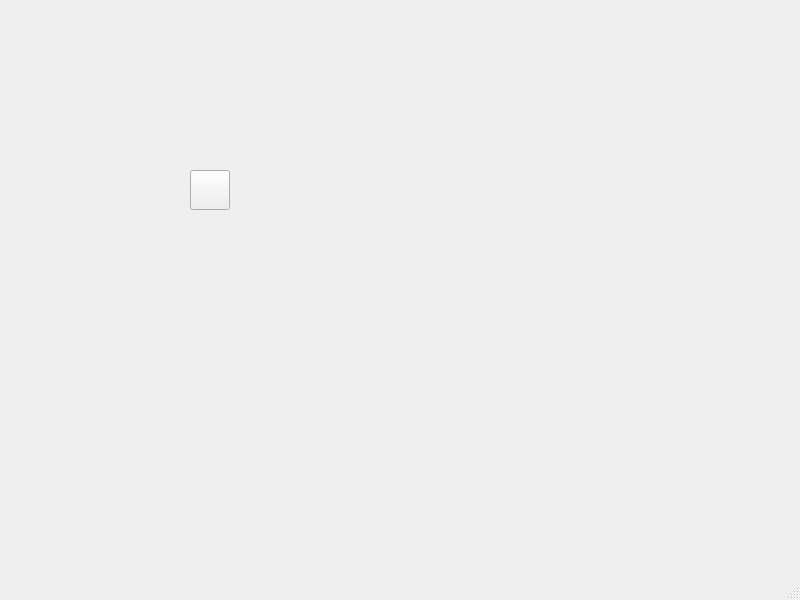
<?xml version="1.0" encoding="UTF-8"?>
<ui version="4.0">
 <class>MainWindow</class>
 <widget class="QMainWindow" name="MainWindow">
  <property name="geometry">
   <rect>
    <x>0</x>
    <y>0</y>
    <width>800</width>
    <height>600</height>
   </rect>
  </property>
  <property name="windowTitle">
   <string>MainWindow</string>
  </property>
  <widget class="QWidget" name="centralwidget">
   <widget class="QPushButton" name="pb">
    <property name="geometry">
     <rect>
      <x>190</x>
      <y>170</y>
      <width>40</width>
      <height>40</height>
     </rect>
    </property>
    <property name="toolTip">
     <string>0,1</string>
    </property>
    <property name="text">
     <string/>
    </property>
    <property name="icon">
     <iconset>
      <normaloff>0.png</normaloff>0.png</iconset>
    </property>
    <property name="iconSize">
     <size>
      <width>40</width>
      <height>40</height>
     </size>
    </property>
   </widget>
  </widget>
  <widget class="QMenuBar" name="menubar">
   <property name="geometry">
    <rect>
     <x>0</x>
     <y>0</y>
     <width>800</width>
     <height>21</height>
    </rect>
   </property>
  </widget>
  <widget class="QStatusBar" name="statusbar"/>
 </widget>
 <resources/>
 <connections/>
</ui>
